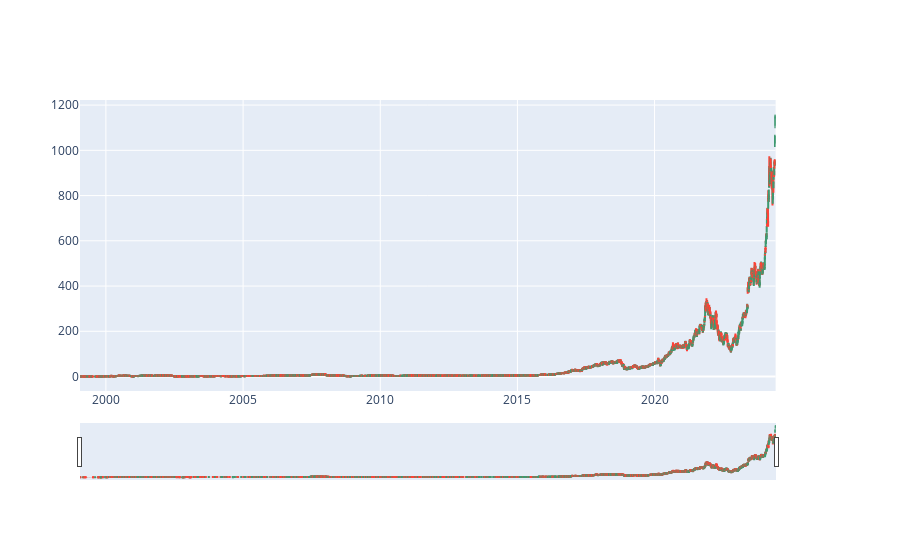

This figure's notebook cell:
### Code cell
# switch to candlestick chart
fig3 = make_subplots(specs=[[{"secondary_y": True}]])
fig3.add_trace(go.Candlestick(x=df_daily['date'],
                              open=df_daily['open'],
                              high=df_daily['high'],
                              low=df_daily['low'],
                              close=df_daily['close'],
                             ))
fig3

### Figure 1 — Plotly figure (JSON) as saved in the notebook; plotly's stock layout.template omitted (floating-point values rounded to 4 significant figures; data arrays with more than 128 entries replaced by an {"elided": "..."} marker saying what was removed)
{"data": [{"close": {"elided": "6380 float values"}, "high": {"elided": "6380 float values"}, "low": {"elided": "6380 float values"}, "open": {"elided": "6380 float values"}, "type": "candlestick", "x": {"elided": "6380 str values"}}], "layout": {"xaxis": {"anchor": "y", "domain": [0, 0.94]}, "yaxis": {"anchor": "x", "domain": [0, 1]}, "yaxis2": {"anchor": "x", "overlaying": "y", "side": "right"}}}
